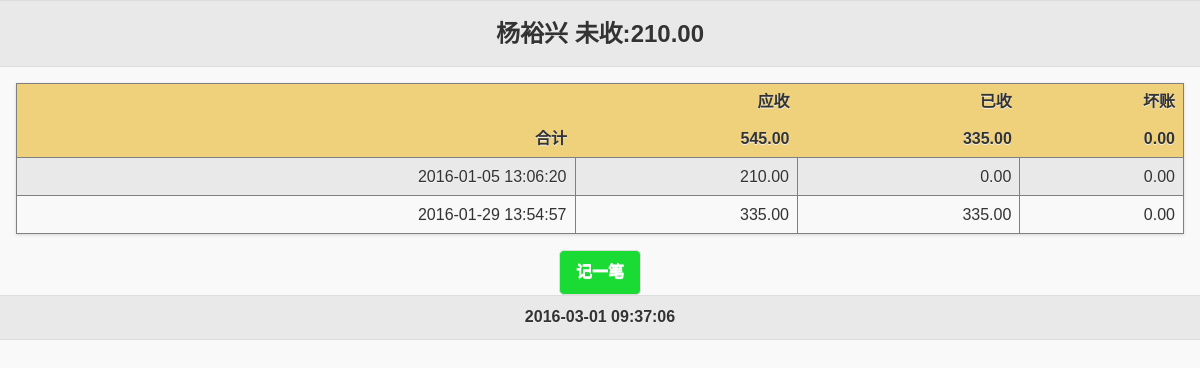
Screenshot of /m/client.php?cid=0067 (signed in) with the database file from the repository.
### tables this page shows
CREATE TABLE `TRANSC` (
  `OID` varchar(3) NOT NULL,
  `BID` varchar(3) NOT NULL,
  `CID` varchar(4) NOT NULL,
  `TID` varchar(13) NOT NULL,
  `DATE` datetime DEFAULT CURRENT_TIMESTAMP,
  `DEBIT` decimal(13,2) DEFAULT '0.00',
  `CREDIT` decimal(13,2) DEFAULT '0.00',
  `BAD` decimal(13,2) DEFAULT '0.00',
  `COMMENT` text
);

### m/client.php (the view, shortened to what this page needs)
<?php
include_once '../include/config.php';
$cid = $_GET['cid'];
$mysqli = new mysqli($db_server, $db_username, $db_pswd, $db_database);
$sql = "SELECT c.name, sum(t.credit) as cr, sum(t.debit) as de,
            sum(t.bad) as bad
            FROM   CLIENT as c inner join TRANSC as t
                on c.oid=t.oid and c.cid=t.cid
            WHERE c.oid='" . $_SESSION['oid'] . "' and c.cid='$cid'";
$result_total = $mysqli->query($sql);
$row = $result_total->fetch_array(MYSQLI_ASSOC);
$cname = $row['name'];
$de = number_format((float) $row['de'], 2, '.', '');
$cr = number_format((float) $row['cr'], 2, '.', '');
$bad = number_format((float) $row['bad'], 2, '.', '');
$bala = number_format((float) ($row['de'] - $row['cr'] - $row['bad']), 2, '.', '');
?>
<html>
    <link rel="stylesheet" href="css/jquery.mobile-1.4.5.min.css">
    <link rel="stylesheet" href="css/mstyle.css"/>
    <link href="css/popup.css" rel="stylesheet" type="text/css"/>
    <body>
        <div data-role="page" id="pageone">
            <div data-role="header">
                <h1><?php
                    echo $cname;
                    echo " 未收:$bala"
                    ?></h1>
            </div>
            <div data-role="main"  class="ui-content">
                <table id="detail" data-role="table" class="ui-responsive ui-shadow">
                    <thead>
                        <tr>
                            <th></th>
                            <th >应收</th>
                            <th data-priority="2">已收</th>
                            <th data-priority="3">坏账</th>
                        </tr>
                    </thead>
                    <tbody>
                        <tr id="sum_row">
                            <td class="client">合计</td>
                            <td class="data1"><?php echo $de ?></td>
                            <td class = "data1"><?php echo $cr ?></td>
                            <td class = "data1"><?php echo $bad ?></td>
                        </tr>
                        <?php
                        $sql_client = "SELECT t.tid, t.date, t.credit as cr, t.debit as de,
                                    t.bad as bad
                                    FROM CLIENT as c inner join TRANSC as t on
                                    c.oid=t.oid and c.cid=t.cid
                                    WHERE c.oid='" . $_SESSION['oid'] . "'
                                    and c.cid='$cid'
                                    Order by t.date asc";
                        $result_c = $mysqli->query($sql_client);
                        while ($row = $result_c->fetch_array(MYSQLI_ASSOC)) {
                            $tid = $row['tid'];
                            $t_date = $row['date'];
                            $de_c = number_format((float) $row['de'], 2, '.', '');
                            $cr_c = number_format((float) $row['cr'], 2, '.', '');
                            $bad_c = number_format((float) $row['bad'], 2, '.', '');
                            echo "<tr id='row$tid'>";
                            echo "<td class ='date data'>$t_date</td>";
                            echo "<td class='data' id='de$tid'  >$de_c</td>";
                            echo "<td class='data' id='cr$tid'  >$cr_c</td>";
                            echo "<td class='data' id='bd$tid'  > $bad_c</td>";
                            echo "</tr>";
                        }
                        ?>
                    </tbody>
                </table>
            </div>
            <div  class="center-wrapper">
                <a href="#myPopup" data-rel="popup"
                   class="ui-btn ui-btn-inline ui-corner-all"
                   style="background: #1adb34;color:white"
                   data-position-to="window">记一笔</a>
            </div>
            <div data-role="footer">
                <h1 id='date'>  <?php echo date("Y-m-d H:i:s"); ?> </h1>
            </div>
        </div>
        <div id="waitpopup">
            <div id="waitpopup-wrapper">
            </div>
        </div>
    </body>
</html>

### m/css/mstyle.css (style rules this page uses)
.ui-header .ui-title { margin-right: 10%; margin-left: 10%; font-size: 18pt; font-weight: bold; }
.center-wrapper { text-align: center; }
.center-wrapper * { margin: 0 auto; }
table#detail { border: 1px solid gray; }
th { background: #efd17c; }
.ui-table th { text-align: right; }
tr#sum_row { font-weight: bolder; background: #efd17c; text-align: right; }
tr#sum_row td { text-align: right; }
td.data { border: 1px solid gray; text-align: right; }
tr:nth-child(even) { background: #e9e9e9; }

### rows the page displays
transc: DATE "2016-01-05 13:06:20", DEBIT "210.00", CREDIT "0.00", BAD "0.00"
transc: DATE "2016-01-29 13:54:57", DEBIT "335.00", CREDIT "335.00", BAD "0.00"

### other values shown
$cname "杨裕兴"
$bala "210.00"
$de "545.00"
$cr "335.00"
$bad "0.00"
